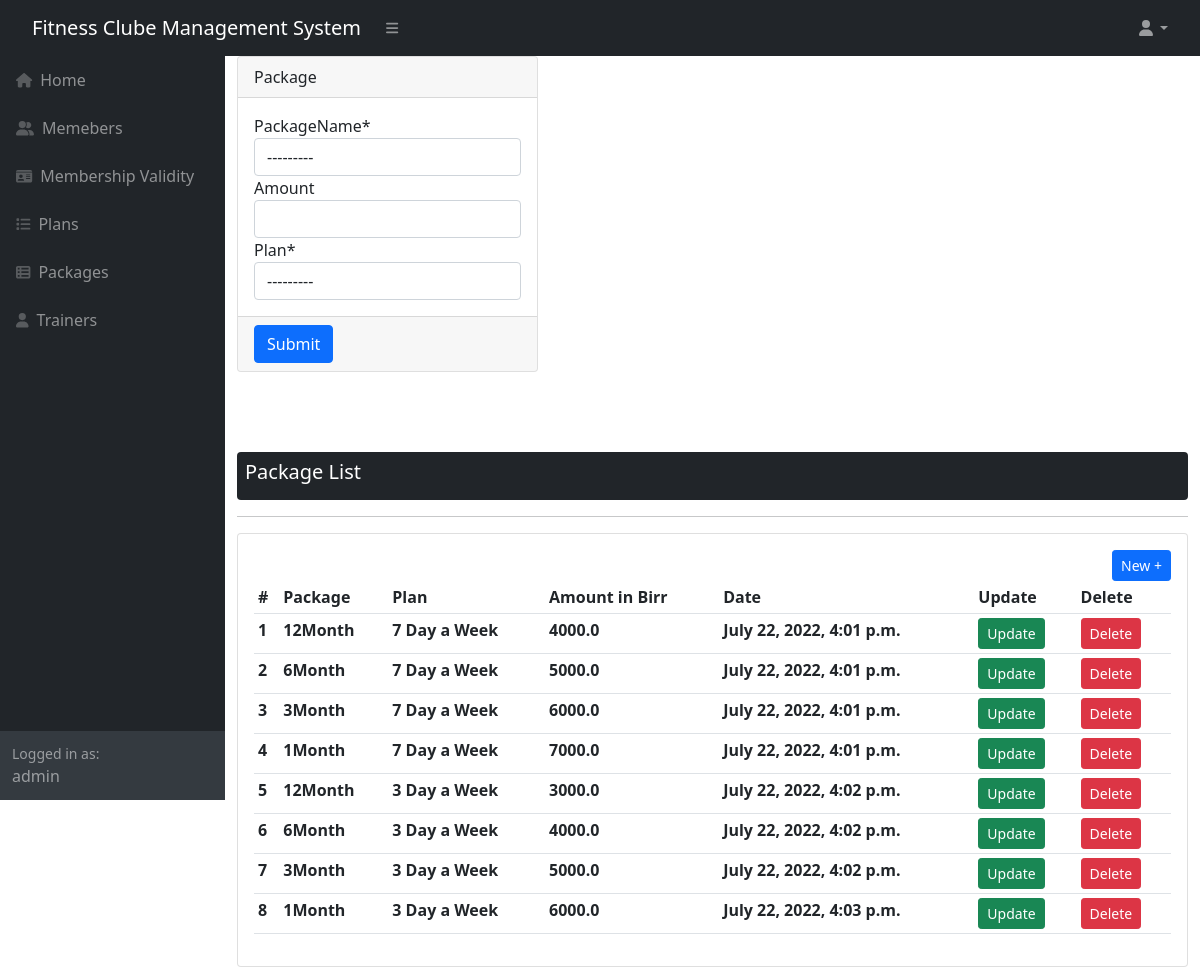
/packages/ (signed in), run on the app's committed database.
### fitnessClub/models.py (models this page shows, shortened)
class PackageList(models.Model):
    PACKAGE = (
        ('7 Day a Week','7 Day a Week'),
        ('3 Day a Week','3 Day a week')
    )
    packageName = models.CharField(max_length=50, null=True, choices = PACKAGE)
    amount = models.FloatField(null=True,blank=True)
    dateCreated = models.DateTimeField(auto_now_add=True, null=True)
    plan = models.ForeignKey(PlanList, on_delete=models.CASCADE)

class PlanList(models.Model):
    PLANS = (
        ('1Month','1Month'),
        ('3Month','3Month'),
        ('6Month','6Month'),
        ('12Month','12Month')
    )
    planName = models.CharField(max_length=50, null=True, choices = PLANS)
    amount = models.FloatField(null=True,blank=True)
    dateCreated = models.DateTimeField(auto_now_add=True, null=True)
    def __str__(self):
        return self.planName

### fitnessClub/views.py (the view)
# urls.py: path('packages/',views.packages, name='packages'),
@login_required(login_url='login')
def packages(request):
    form = PackageListForm()
    package = PackageList.objects.all()
    if request.method == 'POST':
        form = PackageListForm(request.POST)
        if form.is_valid():
            form.save()
            messages.success(request, 'Package information is successfully added ' )
            form = PackageListForm()
    context ={'form':form,'package':package}
    return render(request, 'packages.html', context)

### fitnessClub/forms.py
class PackageListForm(ModelForm):
    class Meta:
        model = PackageList
        fields = '__all__'

### fitnessClub/templates/packages.html (shortened to what this page needs)
{% extends 'base.html' %}
{% load crispy_forms_tags %}
{% block content %}
    <div id="layoutSidenav_content">
        <main>
            <div class="container-fluid">
                <div class="col-lg-12">
                    <div class="row">
                        <div class="col-md-4">
                            <form action="" method="POST" id="manage-package">
                                <div class="card">
                                    <div class="card-header">
                                            Package
                                        </div>
                                    <div class="card-body">
                                        {{form|crispy}}
                                    </div>
                                    <div class="card-footer">
                                        <input type="submit" class="btn btn-primary" value="Submit">
                                    </div>
                                </div>
                                <div class="p-3">
                                </div>
                            </form>
                        </div>
                        <div class="container">
                            <div class="bg-dark text-white p-2 mt-5 rounded">
                                <h5>Package List</h5>
                            </div>
                            <hr>
                            <div class="card card-body">
                                <div class="d-flex justify-content-end">
                                    <a href="{% url 'packages' %}" class="btn btn-primary btn-sm">
                                        New +
                                    </a>
                                </div>
                                <table class="table table-sm">
                                    <tr>
                                        <th>#</th>
                                        <th>Package</th>
                                        <th>Plan</th>
                                        <th>Amount in Birr</th>
                                        <th>Date</th>
                                        <th>Update</th>
                                        <th>Delete</th>
                                    </tr>
                                    {% for packages in package %}
                                        <tr>
                                            <th>{{packages.id}}</th>
                                            <th>{{packages.plan}}</th>
                                            <th>{{packages.packageName}}</th>
                                            <th>{{packages.amount}}</th>
                                            <th>{{packages.dateCreated}}</th>
                                            <th><a href="{% url 'updatePackages' packages.id %}" class="btn btn-sm btn-success">Update</a></th>
                                            <th><a href="{% url 'deletePackages' packages.id %}" class="btn btn-sm btn-danger">Delete</a></th>
                                        </tr>
                                    {% endfor %}
                                </table>
                            </div>
                        </div>
                    </div>
                </div>
            </div>
        </main>
    </div>
{% endblock content %}

### fitnessClub/templates/base.html (shortened to what this page needs)
{% load static %}
<!DOCTYPE html>
<html lang="en">
    <head>
        <link href="https://cdn.jsdelivr.net/npm/simple-datatables@latest/dist/style.css" rel="stylesheet" />
        <link href={% static 'css/styles.css' %} rel="stylesheet" />
    </head>
    <body class="sb-nav-fixed">
        <nav class="sb-topnav navbar navbar-expand navbar-dark bg-dark">
            <div class="mx-3">
                <a class="navbar-brand ps-3" href={% url 'index' %}>Fitness Clube Management System</a>
            </div>
            <button class="btn btn-link btn-sm order-1 order-lg-0 me-4 me-lg-0" id="sidebarToggle" href="#!"><i class="fas fa-bars"></i></button>
            <div class="ms-auto">
                <ul class="navbar-nav ms-auto ms-md-0 me-3 me-lg-4">
                    <li class="nav-item dropdown">
                        <a class="nav-link dropdown-toggle" id="navbarDropdown" href="#" role="button" data-bs-toggle="dropdown" aria-expanded="false"><i class="fas fa-user fa-fw"></i></a>
                    </li>
                </ul>
            </div>
        </nav>
        <div id="layoutSidenav">
            <div id="layoutSidenav_nav">
                <nav class="sb-sidenav accordion sb-sidenav-dark" id="sidenavAccordion">
                    <div class="sb-sidenav-menu">
                        <div class="nav">
                            <a class="nav-link" href={% url 'index' %}>
                                <div class="sb-nav-link-icon"><i class="fas fa-home"></i></div>
                                Home
                            <a class="nav-link" href={% url 'members' %}>
                                <div class="sb-nav-link-icon"><i class="fas fa-user-friends"></i></div>
                                Memebers
                            <a class="nav-link" href={% url 'membershipvalidation' %}>
                                <div class="sb-nav-link-icon"><i class="fas fa-id-card"></i></div>
                                Membership Validity
                            <a class="nav-link" href={% url 'plans' %}>
                                <div class="sb-nav-link-icon"><i class="fas fa-list"></i></div>
                                Plans
                            <a class="nav-link" href={% url 'packages' %}>
                                <div class="sb-nav-link-icon"><i class="fas fa-th-list"></i></div>
                                Packages
                            <a class="nav-link" href={% url 'trainers' %}>
                                <div class="sb-nav-link-icon"><i class="fas fa-user"></i></div>
                                Trainers
                        </div>
                    </div>
                    <div class="sb-sidenav-footer">
                        <div class="small">Logged in as:</div>
                        {{request.user}}
                    </div>
                </nav>
            </div>
                    {% block content %} {% endblock %}
        </div>
    </body>
</html>

### data on the page
PackageList: id "1", plan "12Month", packageName "7 Day a Week", amount "4000.0", dateCreated "July 22, 2022, 4:01 p.m."
PackageList: id "2", plan "6Month", packageName "7 Day a Week", amount "5000.0", dateCreated "July 22, 2022, 4:01 p.m."
PackageList: id "3", plan "3Month", packageName "7 Day a Week", amount "6000.0", dateCreated "July 22, 2022, 4:01 p.m."
PackageList: id "4", plan "1Month", packageName "7 Day a Week", amount "7000.0", dateCreated "July 22, 2022, 4:01 p.m."
PackageList: id "5", plan "12Month", packageName "3 Day a Week", amount "3000.0", dateCreated "July 22, 2022, 4:02 p.m."
PackageList: id "6", plan "6Month", packageName "3 Day a Week", amount "4000.0", dateCreated "July 22, 2022, 4:02 p.m."
PackageList: id "7", plan "3Month", packageName "3 Day a Week", amount "5000.0", dateCreated "July 22, 2022, 4:02 p.m."
PackageList: id "8", plan "1Month", packageName "3 Day a Week", amount "6000.0", dateCreated "July 22, 2022, 4:03 p.m."

### other printed values
{{ request.user }} "admin"
